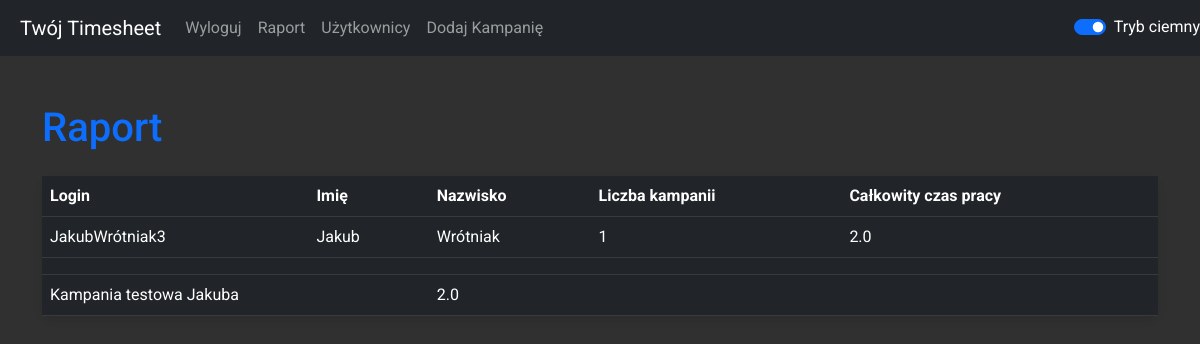
The app's page /report (signed in), older data.
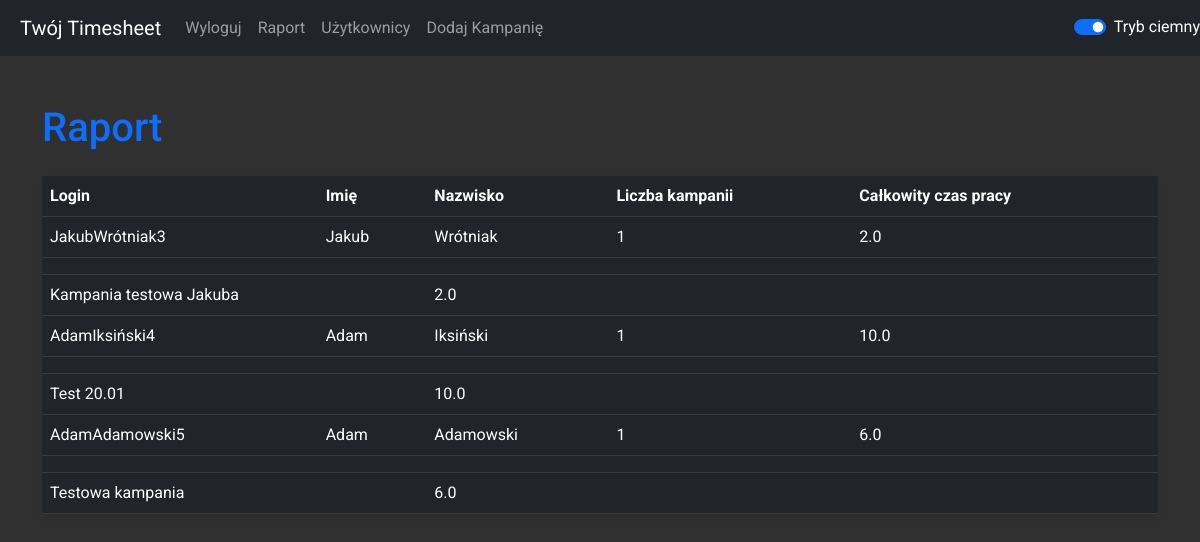
The same page, newer data.
### timesheet.py (models this page shows)
class User(UserMixin, db.Model):
    id = db.Column(db.Integer, primary_key=True, autoincrement=True)
    first_name = db.Column(db.String(50), nullable=False)
    last_name = db.Column(db.String(50), nullable=False)
    pesel = db.Column(db.String(11), unique=True, nullable=False)
    service_line = db.Column(db.String(50), nullable=False)
    password = db.Column(db.String(200), nullable=False)
    username_and_id = db.Column(db.String(100), unique=True, nullable=False)
    campaigns = db.relationship('Campaign', back_populates='user', lazy=True)
    supervisor_id = db.Column(db.Integer, db.ForeignKey('user.id'))
    supervised = db.relationship('User', back_populates='supervisor', foreign_keys=[supervisor_id])
    supervisor = db.relationship('User', back_populates='supervised', remote_side=[id], post_update=True)

class Campaign(db.Model):
    id = db.Column(db.Integer, primary_key=True)
    campaign_id = db.Column(db.Integer, unique=True, nullable=False, default=lambda: random.randint(1000, 9999))
    name = db.Column(db.String(100), nullable=False)
    start_date = db.Column(db.DateTime, nullable=False)
    end_date = db.Column(db.DateTime, nullable=False)
    user_id = db.Column(db.Integer, db.ForeignKey('user.id'), nullable=False)
    created_date = db.Column(db.DateTime, default=datetime.utcnow)
    total_work_time = db.Column(db.Float, default=0.0)
    user = db.relationship('User', back_populates='campaigns')

### timesheet.py (the view)
@app.route('/report', methods=['GET'])
@login_required
def report():
    users = current_user.supervised
    return render_template('report.html', users=users)

### timesheet.py (called while the page is built)
@login_manager.user_loader
def load_user(user_id):
    return User.query.get(int(user_id))

### templates/report.html
{% extends 'base.html' %}
{% block content %}
    <h1 class="mt-5 text-primary">Raport</h1>
    <table class="table mt-4 report-table table-dark-mode">
        <thead>
            <tr>
                <th>Login</th>
                <th>Imię</th>
                <th>Nazwisko</th>
                <th>Liczba kampanii</th>
                <th>Całkowity czas pracy</th>
            </tr>
        </thead>
        <tbody>
            {% for user in users %}
                <tr class="font-weight-bold">
                    <td>{{ user.username_and_id }}</td>
                    <td>{{ user.first_name }}</td>
                    <td>{{ user.last_name }}</td>
                    <td>{{ user.campaigns|length }}</td>
                    <td>{{ user.campaigns|sum(attribute='total_work_time') }}</td>
                </tr>
                <tr>
                    <td colspan="5"></td>
                </tr>
                {% for campaign in user.campaigns %}
                    <tr>
                        <td colspan="2">{{ campaign.name }}</td>
                        <td colspan="3">{{ campaign.total_work_time }}</td>
                    </tr>
                {% endfor %}
            {% endfor %}
        </tbody>
    </table>
{% endblock %}

Row changes from the older to the newer data that the page shows:
added User: username_and_id "AdamIksiński4", first_name "Adam", last_name "Iksiński", campaigns|length "1", campaigns|sum "10.0"
added Campaign: name "Test 20.01", total_work_time "10.0", shown under "AdamIksiński4"
added User: username_and_id "AdamAdamowski5", first_name "Adam", last_name "Adamowski", campaigns|length "1", campaigns|sum "6.0"
added Campaign: name "Testowa kampania", total_work_time "6.0", shown under "AdamAdamowski5"
